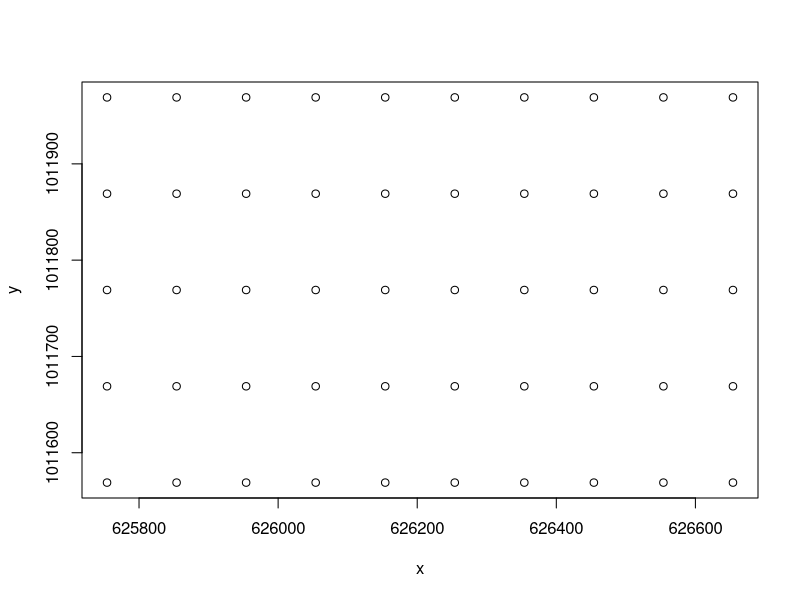
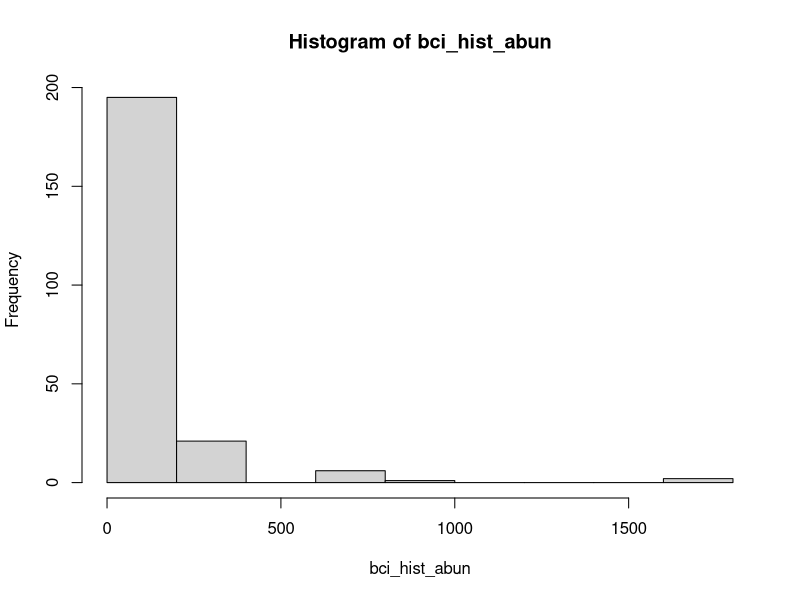
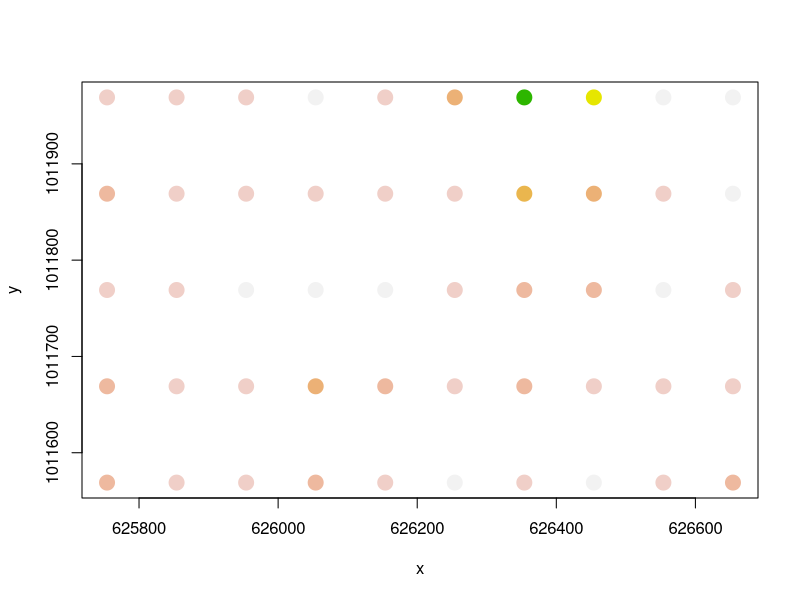
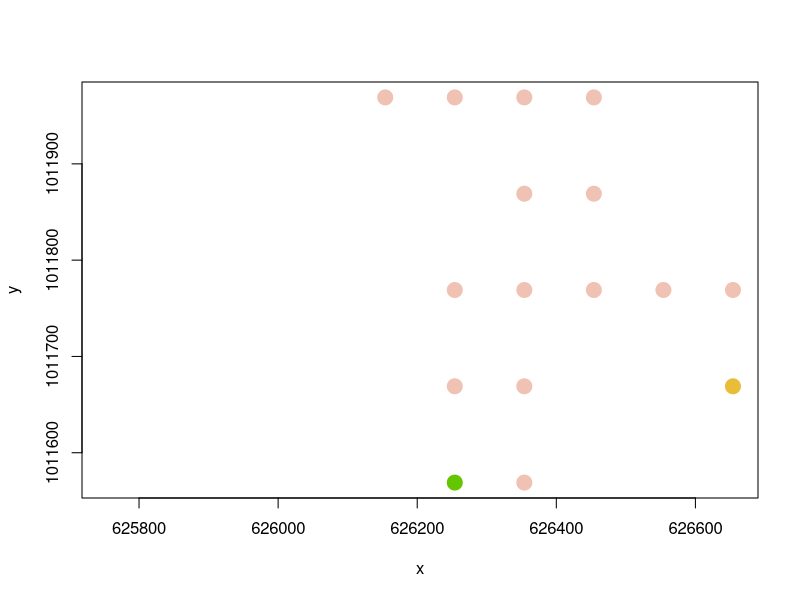

Write R code to recreate these figures, in order. (Note: this script raises an error after producing the figures.)
## ---- chunk 1
knitr::opts_chunk$set(echo = TRUE)
## ---- chunk 2
library(vegan)
data(BCI)
BCI
## UTM Coordinates (in metres)
BCI_xy = data.frame(x = rep(seq(625754, 626654, by=100), each=5), 
                    y = rep(seq(1011569,  1011969, by=100), len=50))
BCI_xy

plot(BCI_xy)
bci_hist_abun = apply(BCI, 2, sum)#this is for abundance by taking the sum and populating the matrix with the sums of those columns
bci_hist_abun
hist(bci_hist_abun)#Alseis.blackiana and Amaioua corymbosa (common vs. rare)
colSums(BCI)#this is doing the same as bci_hist_abun



common_spc = BCI$Alseis.blackiana
rare_spc = BCI$Cavanillesia.platanifolia     


  
col_brks = hist(common_spc, plot=F)$breaks
col_indices = as.numeric(cut(common_spc, col_brks))
cols = rev(terrain.colors(length(col_brks)))
plot(BCI_xy, cex=2, pch=19, col=cols[col_indices])#appears to be no spacial dependence

col_brks = hist(rare_spc, plot=F)$breaks
col_indices = as.numeric(cut(rare_spc, col_brks))
cols = rev(terrain.colors(length(col_brks)))
plot(BCI_xy, cex=2, pch=19, col=cols[col_indices])#appears to have some spacial dependence


common_dist = dist(common_spc)
xy_dist = dist(BCI_xy)
rare_dist = dist(rare_spc)

abun_mantel = mantel(xy_dist, common_dist)
abun_mantel#not spacially dependent?

abun_mantel2 = mantel(xy_dist, rare_dist)
abun_mantel2

## ---- chunk 3

colnames(BCI)[colnames(BCI)=="Drypetes.standleyi"]<-"dry"
colnames(BCI)[colnames(BCI)=="Cordia.lasiocalyx"]<-"cordia"
colnames(BCI)[colnames(BCI)=="Hirtella.triandra"]<-"hirtela"
colnames(BCI)[colnames(BCI)=="Picramnia.latifolia"]<-"picra"
colnames(BCI)[colnames(BCI)=="Quassia.amara"]<-"quasia"
colnames(BCI)[colnames(BCI)=="Tabernaemontana.arborea"]<-"taberna"
colnames(BCI)[colnames(BCI)=="Trattinnickia.aspera"]<-"trati"
colnames(BCI)[colnames(BCI)=="Xylopia.macrantha"]<-"xylopia"
#combine 2 data frames and make them into one
matrix_BCI = data.frame(BCI, BCI_xy)

library(nlme)
simple_glsmod_1 = gls(dry~cordia,data=matrix_BCI)#model with a single variable
summary(simple_glsmod_1)

par(mfrow=c(1,1))
plot(Variogram(simple_glsmod_1, form= ~ x + y),main="GLS dry~cordia")
res_bci = residuals(simple_glsmod_1)
#residual plot:
plot(dist(matrix_BCI[, c('x', 'y')]), dist(res_bci),main="residuals from GLS dry~cordia")
lines(lowess(dist(matrix_BCI[, c('x', 'y')]), dist(res_bci)), col='red', lwd=2)
xy_dist_BCI=dist(BCI_xy)
max_dist_BCI=max(xy_dist_BCI)
abline(v = max_dist_BCI, col='red', lwd=3, lty=2)
#updated the model with exponential error structure
simple_exp_1 = update(simple_glsmod_1, corr=corExp(form=~x + y))
# examine fit of error model to the raw model residuals
plot(Variogram(simple_exp_1, maxDist = max_dist_BCI),main="GLS with exp for dry ~ cordia")#this doesn't fit very well.
#it looks like there might be a nugget

#now normalize residuals to see if anything is better
plot(Variogram(simple_exp_1, resType='normalized', maxDist = max_dist_BCI),main="normalized residuals for GLS with exp for dry~cordia")

simple_exp_nug_1 = update(simple_exp_1, corr=corExp(form=~x + y, nugget=T))
plot(Variogram(simple_exp_nug_1, maxDist = max_dist_BCI),main="GLS with exp and nugget for dry~cordia")
#fit is better with a nugget
#residuals
plot(Variogram(simple_exp_nug_1, resType='n', maxDist = max_dist_BCI), main="residuals for GLS with exp and nugget for dry~cordia")
#now I can compare models
anova(simple_glsmod_1, simple_exp_1, simple_exp_nug_1, test=F)
#the exponential model seems to fit better
summary(simple_exp_1)#cordia does not have effect on Drypetes standleyi with this model
## ---- chunk 4
library(nlme)
gls_mod_2a<-gls(dry~cordia+picra+quasia+hirtela+trati+taberna+xylopia,data=matrix_BCI)
summary(gls_mod_2a)
AIC(gls_mod_2a)#the AIC here is less than for model 1

par(mfrow=c(1,1))
plot(Variogram(gls_mod_2a, form= ~ x + y),main="GLS Model 2")
#now update to add error term
gls_exp_2a = update(gls_mod_2a, corr=corExp(form=~x + y))
#plot it
plot(Variogram(gls_exp_2a, maxDist = max_dist_BCI),main="GLS Model 2 Exp Added")#it doesn't quite fit
#now plot the residuals normalized
plot(Variogram(gls_exp_2a, resType='normalized', maxDist = max_dist_BCI),main="Normalized residuals for GLS Model 2 with Exp ")#this makes the fit better
summary(gls_exp_2a)#xylopia no longer has a significant efffect on Drypetes standleyi, however
#I will compare models with anova
anova(gls_mod_2a,gls_exp_2a, test=F)#The AIC for the model with the spatial error term is better
